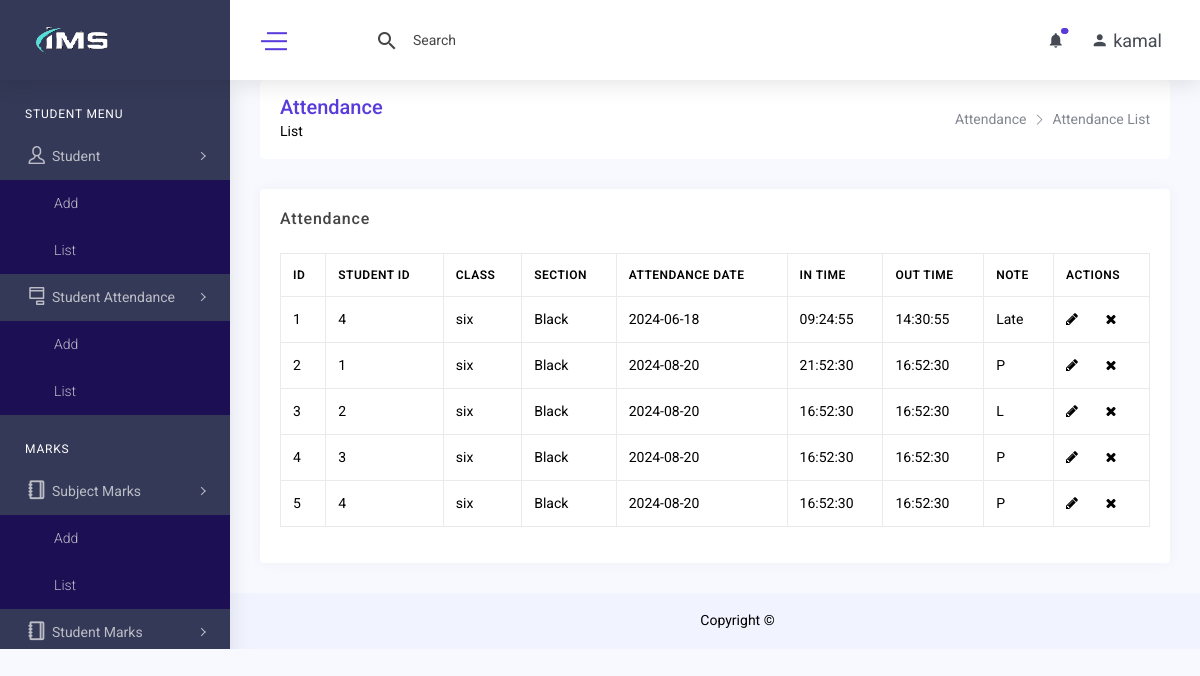
Page /student_attendance_list.php (signed in) on the committed database.
### tables this page shows
CREATE TABLE `student_attendance` (
  `id` int(11) NOT NULL,
  `student_id` int(11) DEFAULT NULL,
  `att_date` date DEFAULT NULL,
  `in_time` time DEFAULT NULL,
  `out_time` time DEFAULT NULL,
  `note` text DEFAULT NULL,
  `created_at` datetime DEFAULT NULL,
  `created_by` int(11) DEFAULT NULL,
  `updated_at` datetime DEFAULT NULL,
  `updated_by` int(11) DEFAULT NULL,
  `deleted_at` datetime DEFAULT NULL
);

CREATE TABLE `student_details` (
  `id` int(11) NOT NULL,
  `student_id` varchar(255) DEFAULT NULL,
  `class_id` int(11) DEFAULT NULL,
  `section_id` int(11) DEFAULT NULL,
  `session_id` int(11) DEFAULT NULL,
  `roll` int(11) DEFAULT NULL,
  `group_id` int(11) DEFAULT NULL,
  `created_at` datetime DEFAULT NULL,
  `created_by` int(11) DEFAULT NULL,
  `updated_at` datetime DEFAULT NULL,
  `updated_by` int(11) DEFAULT NULL,
  `deleted_at` datetime DEFAULT NULL
);

CREATE TABLE `class` (
  `id` int(11) NOT NULL,
  `class` varchar(255) DEFAULT NULL,
  `created_at` datetime DEFAULT NULL,
  `created_by` int(11) DEFAULT NULL,
  `updated_at` datetime DEFAULT NULL,
  `updated_by` int(11) DEFAULT NULL,
  `deleted_at` datetime DEFAULT NULL
);

CREATE TABLE `section` (
  `id` int(11) NOT NULL,
  `section` varchar(255) DEFAULT NULL,
  `created_at` datetime DEFAULT NULL,
  `created_by` int(11) DEFAULT NULL,
  `updated_at` datetime DEFAULT NULL,
  `updated_by` int(11) DEFAULT NULL,
  `deleted_at` datetime DEFAULT NULL
);

### class/crud.php (called while the page is built, shortened)
<?php
    class crud{
        private $host='localhost';
        private $connection;
        public function __construct($user,$password,$database){
            $this->user=$user;
            $this->password=$password;
            $this->database=$database;
            $this->connection=new mysqli($this->host,$this->user,$this->password,$this->database);
        }
        public function common_select_query($sql){
            $result=array();
            $error=false;
            $rs=$this->connection->query($sql);
            if($rs){
                if($rs->num_rows > 0){
                    while($r=$rs->fetch_object()){
                        array_push($result,$r);
                    }
                }
            }else{
                $error=$this->connection->error;
            }
            $return = array('data'=>$result,'error'=>$error);
            return $return;
        }
    }
?>

### include/connection.php (called while the page is built)
<?php
    include_once('class/crud.php');
    $mysqli=new crud("root","","ims");
    $baseurl="http://localhost/ims/";
?>

### student_attendance_list.php (the view, shortened to what this page needs)
<?php include('include/header.php') ?>
<?php include('include/sidebar.php')?>
    <div class="content-body">
        <div class="container-fluid">
            <div class="row page-titles mx-0">
                <div class="col-sm-6 p-md-0">
                    <div class="welcome-text">
                        <h4>Attendance</h4>
                        <p class="mb-0">List</p>
                    </div>
                </div>
                <div class="col-sm-6 p-md-0 justify-content-sm-end mt-2 mt-sm-0 d-flex">
                    <ol class="breadcrumb">
                        <li class="breadcrumb-item"><a href="student_attendance_add.php">Attendance</a></li>
                        <li class="breadcrumb-item active"><a href="student_attendance_list.php">Attendance List</a></li>
                    </ol>
                </div>
            </div>
            <div class="row">
                <div class="col-lg-12">
                    <div class="card">
                        <div class="card-header">
                            <h4 class="card-title">Attendance</h4>
                        </div>
                        <div class="card-body">
                            <div class="table-responsive">
                                <table class="table table-bordered verticle-middle table-responsive-sm">
                                    <thead>
                                        <tr>
                                            <th scope="col">ID</th>
                                            <th scope="col">Student ID</th>
                                            <th scope="col">Class</th>
                                            <th scope="col">Section</th>
                                            <th scope="col">Attendance Date</th>
                                            <th scope="col">In Time</th>
                                            <th scope="col">Out Time</th>
                                            <th scope="col">Note</th>
                                            <th scope="col">Actions</th>
                                        </tr>
                                    </thead>
                                    <tbody>
                                        <?php
                                            $result=$mysqli->common_select_query("select student_attendance.id, student_details.roll, class.class, section.section, student_attendance.att_date, student_attendance.in_time,
                                                                                    student_attendance.out_time,student_attendance.note from student_attendance
                                                                                    join student_details on student_attendance.student_id=student_details.student_id
                                                                                    join class on student_details.class_id=class.id
                                                                                    join section on student_details.section_id=section.id where student_attendance.deleted_at is null");
                                            if($result){
                                                if($result['data']){
                                                    $i=1;
                                                    foreach($result['data'] as $data){
                                        ?>
                                        <tr>
                                            <td><?= $i++ ?></td>
                                            <td><?= $data-> roll ?></td>
                                            <td><?= $data-> class ?></td>
                                            <td><?= $data-> section ?></td>
                                            <td><?= $data-> att_date ?></td>
                                            <td><?= $data-> in_time ?></td>
                                            <td><?= $data-> out_time ?></td>
                                            <td><?= $data-> note ?></td>
                                            <td>
                                                <span>
                                                    <a href="<?= $baseurl ?>student_attendance_edit.php?id=<?= $data ->id ?>" class="mr-4" data-toggle="tooltip"
                                                        data-placement="top" title="Edit"><i
                                                            class="fa fa-pencil color-muted"></i> </a>
                                                    <a href="<?= $baseurl ?>student_attendance_delete.php?id=<?= $data ->id ?>" data-toggle="tooltip"
                                                        data-placement="top" title="Close"><i
                                                            class="fa fa-close color-danger"></i></a>
                                                </span>
                                            </td>
                                        </tr>
                                        <?php } } } ?>
                                    </tbody>
                                </table>
                            </div>
                        </div>
                    </div>
                </div>
            </div>
        </div>
    </div>
</body>
<?php include('include/footer.php') ?>

### rows in the picture
student_attendance: student_details.roll "4", class.class "six", section.section "Black", att_date "2024-06-18", in_time "09:24:55", out_time "14:30:55", note "Late"
student_attendance: student_details.roll "1", class.class "six", section.section "Black", att_date "2024-08-20", in_time "21:52:30", out_time "16:52:30", note "P"
student_attendance: student_details.roll "2", class.class "six", section.section "Black", att_date "2024-08-20", in_time "16:52:30", out_time "16:52:30", note "L"
student_attendance: student_details.roll "3", class.class "six", section.section "Black", att_date "2024-08-20", in_time "16:52:30", out_time "16:52:30", note "P"
student_attendance: student_details.roll "4", class.class "six", section.section "Black", att_date "2024-08-20", in_time "16:52:30", out_time "16:52:30", note "P"

### other values in the picture
$_SESSION['username'] "kamal"
